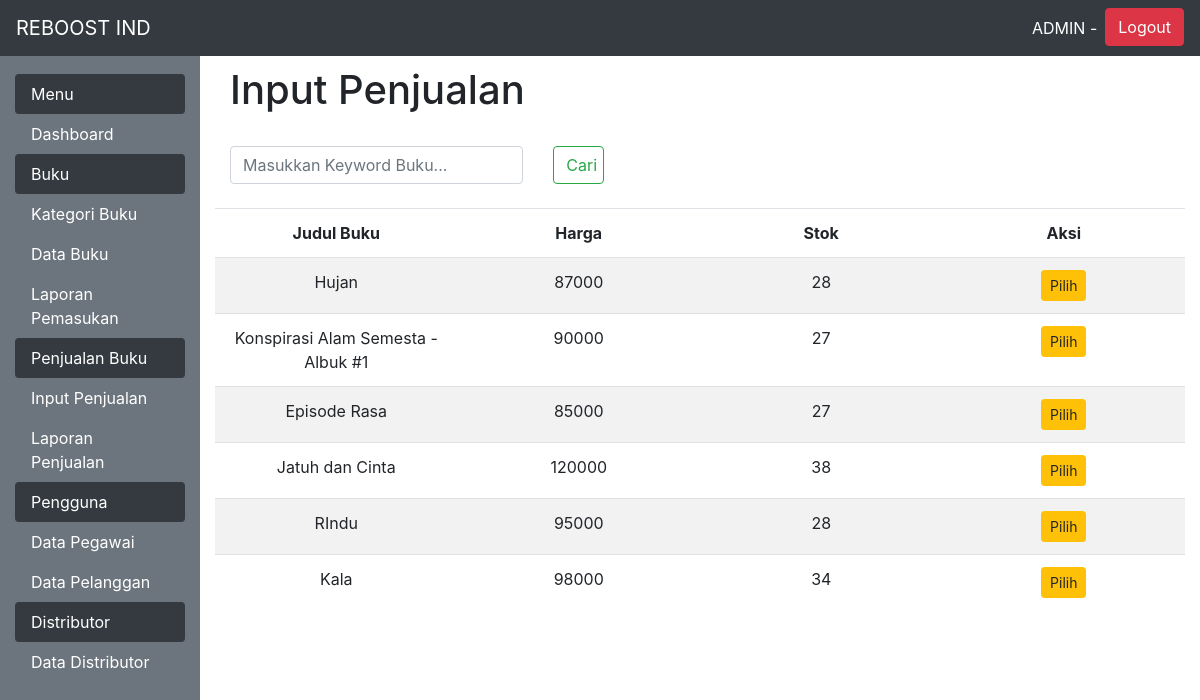
Screenshot of /admin.php?menu=loadbuku (signed in) with the database file from the repository.
### tables this page shows
CREATE TABLE `buku` (
  `id_buku` int(11) NOT NULL,
  `id_kat` char(4) NOT NULL,
  `cover` varchar(50) NOT NULL,
  `isbn` char(13) NOT NULL,
  `judul` varchar(100) NOT NULL,
  `pengarang` varchar(50) NOT NULL,
  `tahun` char(4) NOT NULL,
  `harga` int(11) NOT NULL,
  `stok` int(11) NOT NULL
);

### functions.php (called while the page is built, shortened)
<?php
	$conn = mysqli_connect("localhost","root","","reboost");
	function query($query)
	{
		global $conn;
		$result = mysqli_query($conn, $query);
		$rows = [];
		while ($row = mysqli_fetch_assoc($result))
		{
			$rows[] = $row;
		}
		return $rows;
	}
 ?>

### menu/loadbuku.php (the view, shortened to what this page needs)
<?php
include 'functions.php';
$books = query("SELECT * from buku");
 ?>
<div class="container">
	<h1>Input Penjualan</h1><br>
	<div class="row">
 	<div class="col-sm-4">
 	<form class="navbar-form navbar-right" action="" method="POST">
    	<input class="form-control mr-sm-2" type="text" placeholder="Masukkan Keyword Buku..." aria-label="Masukkan Keyword Buku..." name="keyword" size="40">
    </div>
    <div class="col-md-1">
       <button class="btn btn-outline-success my-2 my-sm-0 btn-block" type="submit" name="cari">Cari</button><br>
    </div>
 	 <div class="table-responsive">
 	<table class="table table-striped">
 		<thead>
 			<tr>
 				<td align="center"><b>Judul Buku</b></td>
 				<td align="center"><b>Harga</b></td>
 				<td align="center"><b>Stok</b></td>
 				<td align="center"><b>Aksi</b></td>
 			</tr>
 		</thead>
 		<tbody>
        <?php foreach ($books as $book) : ?>
 			<tr>
 				<td width="20%" align="center"><?php echo $book["judul"]; ?></td>
 				<td width="20%" align="center"><?php echo $book["harga"]; ?></td>
 				<td width="20%" align="center"><?php echo $book["stok"]; ?></td>
 				<td width="20%" align="center"><a href="?menu=inputpenjualan&id=<?php echo $book["id_buku"]; ?>" class="btn btn-warning btn-sm">Pilih</a></td>
 			</tr>
        <?php endforeach; ?>
 		</tbody>
 	</table>
 </div>
 </div>
</div>

### rows the page displays
buku: judul "Hujan", harga "87000", stok "28"
buku: judul "Konspirasi Alam Semesta - Albuk #1", harga "90000", stok "27"
buku: judul "Episode Rasa", harga "85000", stok "27"
buku: judul "Jatuh dan Cinta", harga "120000", stok "38"
buku: judul "RIndu", harga "95000", stok "28"
buku: judul "Kala", harga "98000", stok "34"
